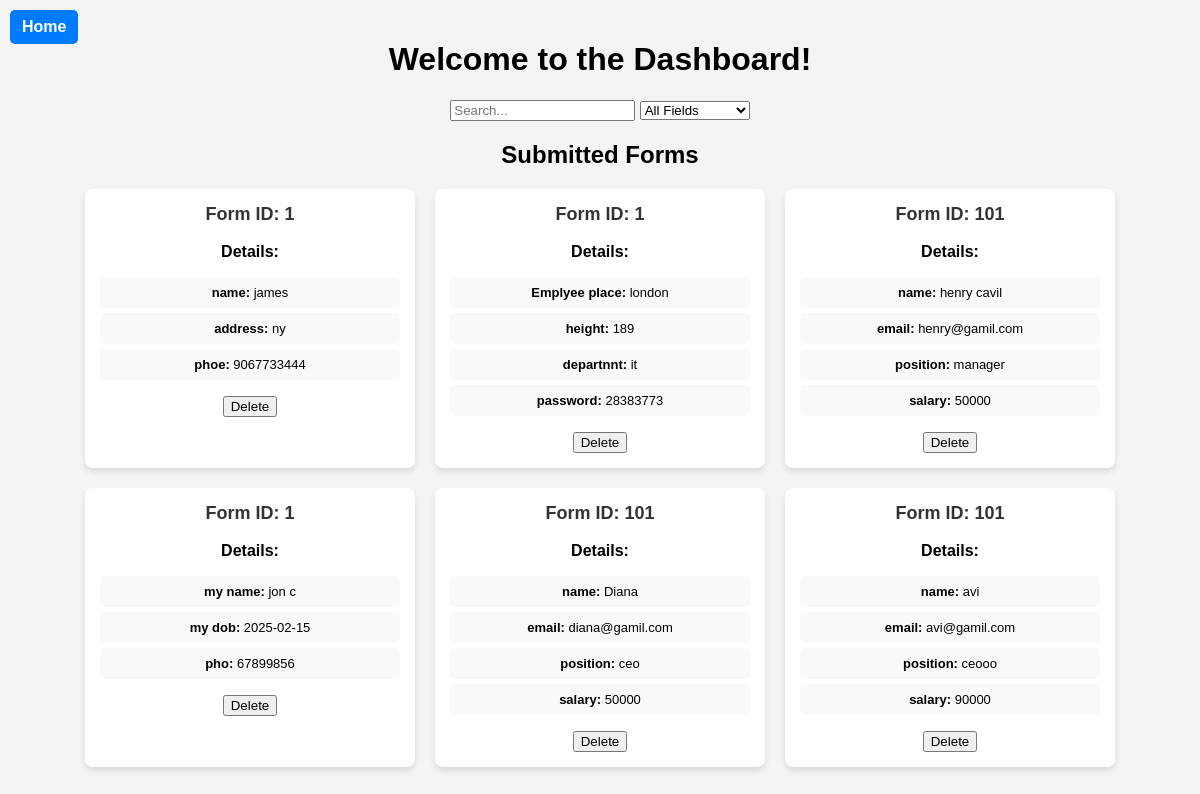
Page /dashboard/ on the earlier database version.
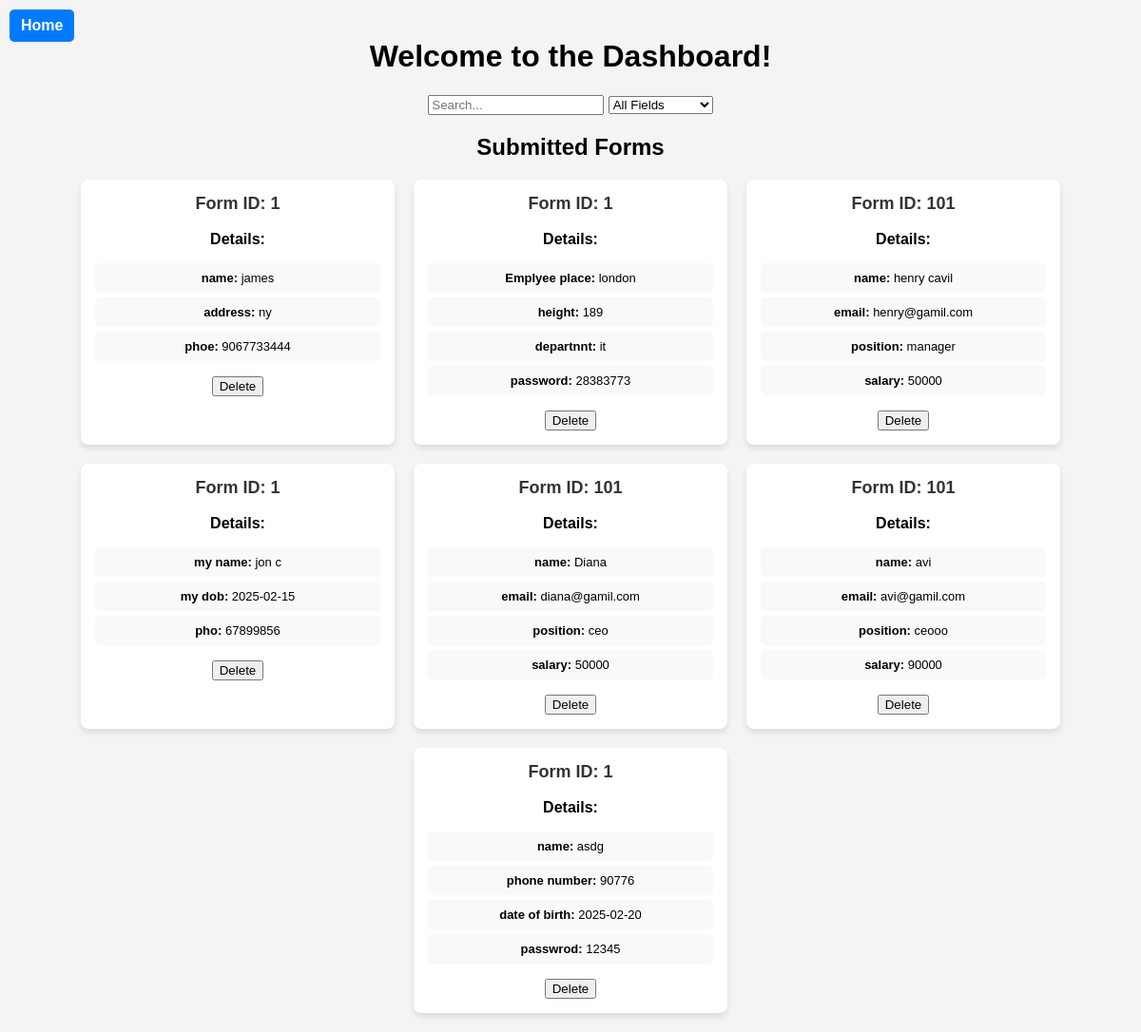
Same page on the later database version.
### dashboard/models.py (models this page shows, shortened)
class SubmittedForm(models.Model):
    form_id = models.IntegerField()  # Store which form this data belongs to
    data = models.JSONField()  # Store all form field values as JSON
    created_at = models.DateTimeField(auto_now_add=True)

### dashboard/views.py (the view)
# urls.py: path('', dashboard_view, name='dashboard'),
def dashboard_view(request):
    submitted_forms = SubmittedForm.objects.all()
    field_names = set()
    for form in submitted_forms:
        field_names.update(form.data.keys())
    return render(request, 'dashboard.html', {
        'submitted_forms': submitted_forms,
        'field_names': sorted(field_names)  # Send sorted field names
    })

### templates/dashboard.html (shortened to what this page needs)
{% load static %}
<!DOCTYPE html>
<html lang="en">
<head>
    <link rel="stylesheet" href="{% static 'css/style.css' %}">
</head>
<body>
    <h1>Welcome to the Dashboard!</h1>
<a href="{% url 'home' %}" class="home-button">Home</a>
    <div class="search-filter">
        <input type="text" id="searchInput" placeholder="Search..." onkeyup="filterForms()">
        <select id="filterField" onchange="filterForms()">
            <option value="">All Fields</option>
        </select>
    </div>
    <h2>Submitted Forms</h2>
    <div class="form-container" id="formList">
        {% for form in submitted_forms %}
            <div class="form-card">
                <h3>Form ID: {{ form.form_id }}</h3>
                <br>
                <strong>Details:</strong>
                <ul>
                    {% for key, value in form.data.items %}
                        <li data-key="{{ key }}" class="form-field"><strong>{{ key }}:</strong> {{ value }}</li>
                    {% endfor %}
                </ul>
                <form action="{% url 'dashboard:delete_form' form.id %}" method="POST">
                    <button type="submit">Delete</button>
                </form>
            </div>
        {% empty %}
            <p style="text-align: center; color: #777;">No forms submitted yet.</p>
        {% endfor %}
    </div>
</body>
</html>

Differences in the rows shown:
added SubmittedForm: form_id "1", data "name" "phone number" "date of birth" "passwrod", data "asdg" "90776" "2025-02-20" "12345"
